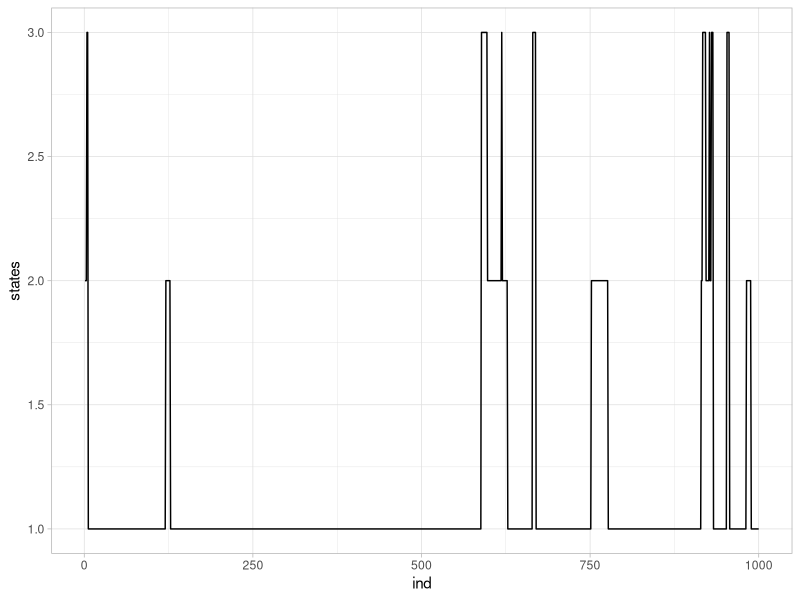
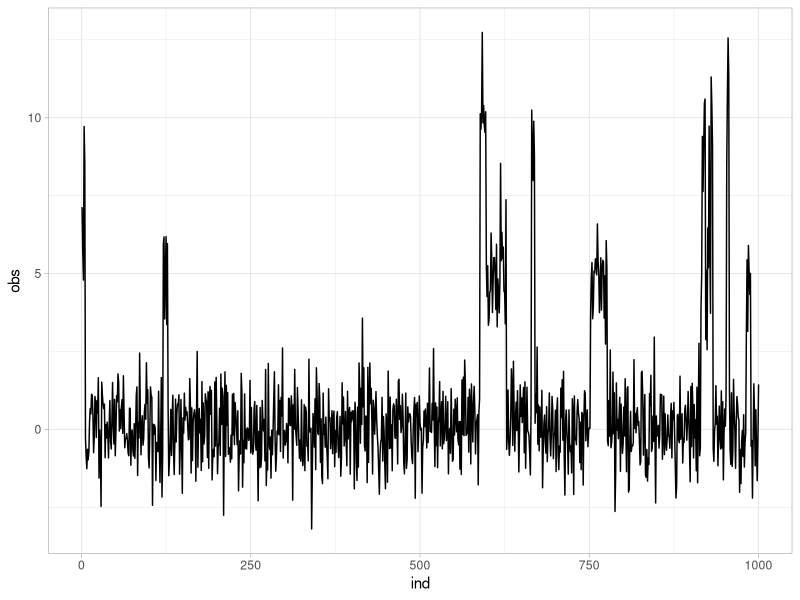
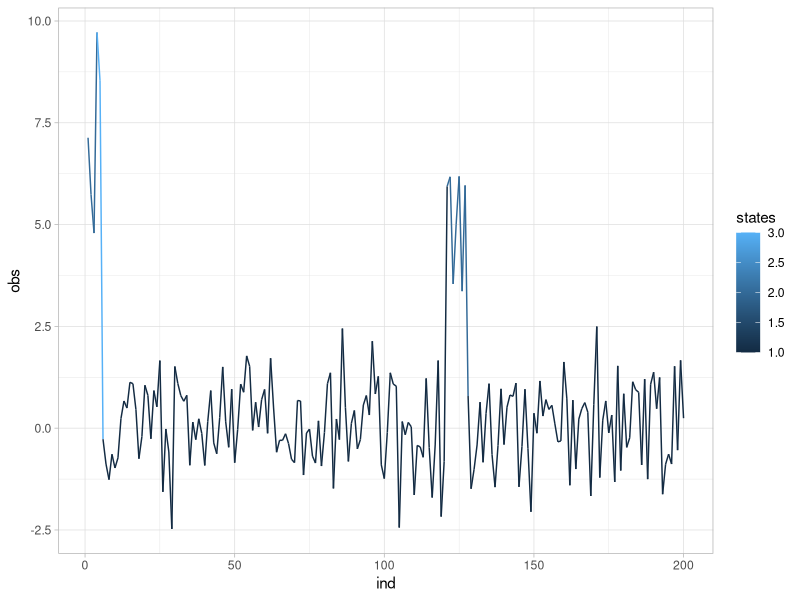
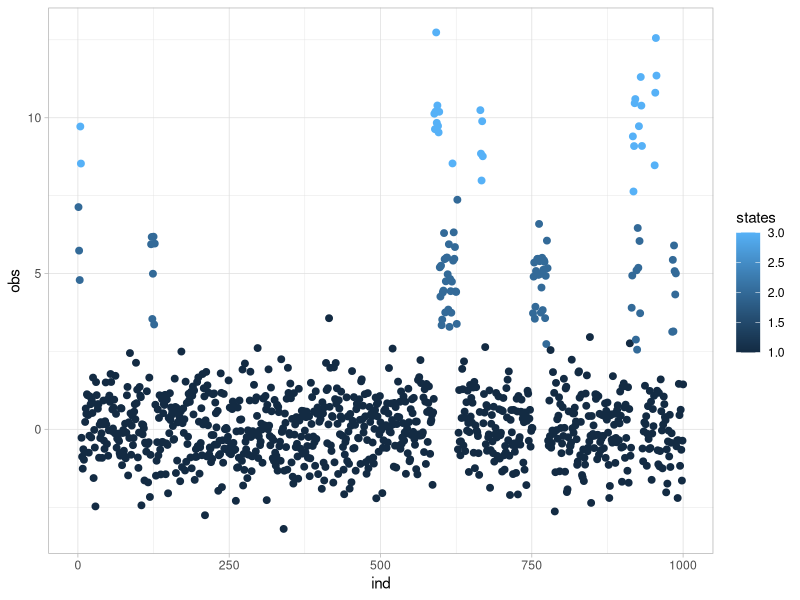
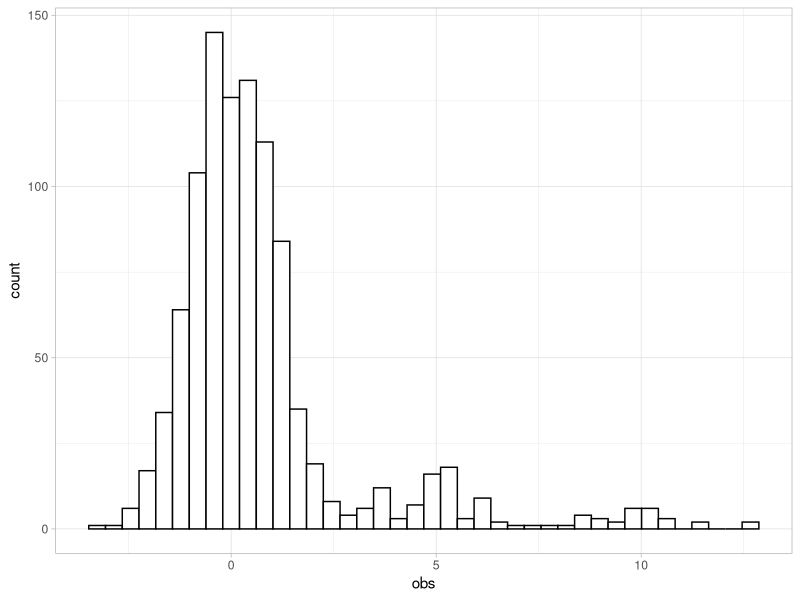
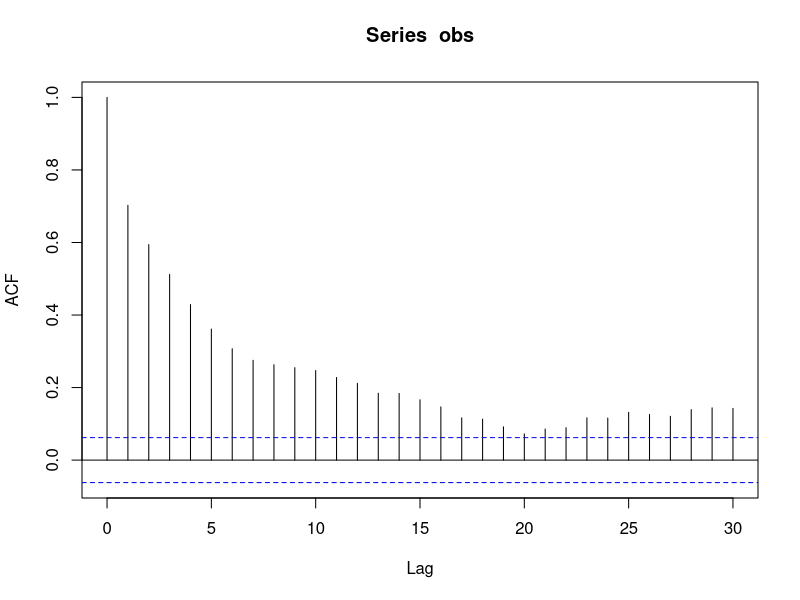

Generate these figures, in order, with R:
## ---- chunk 1
knitr::opts_chunk$set(echo = TRUE)
library(tidyverse)
## ---- chunk 2

## ---------------------------------------
## N - number of states
## init - initial distribution
## tpm - transition probability matrix
## ---------------------------------------


N <- 3
init <- rep(1/N, N)

tpm <- matrix(c(0.99, 0.005, 0.005, ## row corresponds to state 1
                0.02, 0.9, 0.08, ## row corresponds to state 2
                0.1, 0.1, 0.8), ## row corresponds to state 3
              byrow=T, nrow=3, ncol=3)

## ---------------------------------------
## normal state-dependent distributions
## ---------------------------------------

## means and standard deviations for each state

len <- 1000
mu <- c(0, 5, 10)
sd <- c(1, 1, 1)

states <- numeric(len)
obs <- numeric(len)

## sample function 
## categorical distribution
states[1] <- sample(size=1, x = 1:N, prob = init)

for(j in 2:len){
  states[j] <- sample(size=1, x = 1:N, prob = tpm[states[j-1],])
}

obs <- rnorm(len, mean=mu[states], sd = sd[states])

## ---- chunk 3

valsdf <- data.frame(ind=1:len, obs=obs, states=states)

## plotting the state sequence
valsdf%>%ggplot(aes(ind, states)) + geom_path() + theme_light()

## plotting the observations over time
valsdf%>%ggplot(aes(ind, obs)) + geom_path() + theme_light()

## plotting the observations over time
valsdf[1:200,]%>%ggplot(aes(ind, obs)) + geom_path(aes(color=states)) + theme_light()

## plotting the observations over time
valsdf%>%ggplot(aes(ind, obs)) + geom_point(aes(color=states), size=2) + theme_light()

## plotting the histogram of the observations 
valsdf%>%ggplot(aes(obs)) + geom_histogram(bins=40, fill="white", color="black") + theme_light()

## ---- chunk 4
acf(obs)

